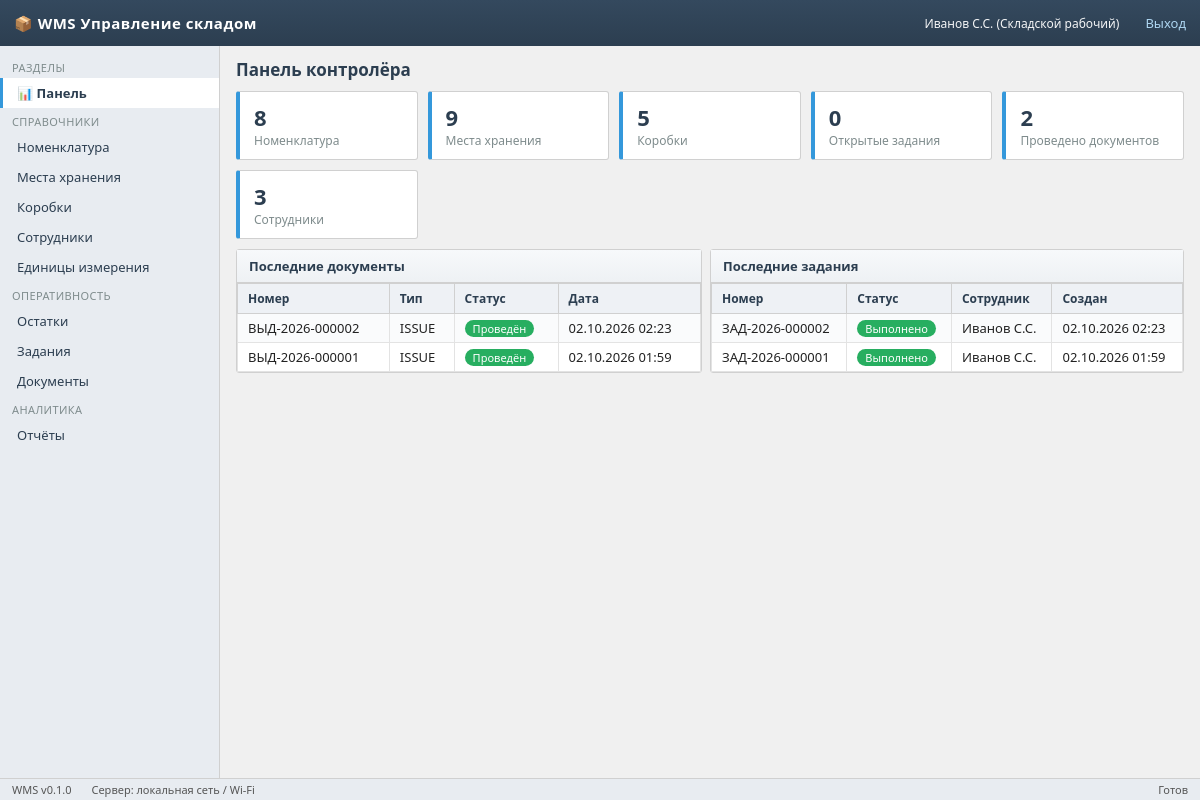
Screenshot of / (signed in) with the database file from the repository.
### app/models/models.py (models this page shows)
class User(Base):
    __tablename__ = "users"
    id: Mapped[int] = mapped_column(primary_key=True)
    username: Mapped[str] = mapped_column(String(64), unique=True, index=True)
    password_hash: Mapped[str] = mapped_column(String(128), default="")
    full_name: Mapped[str] = mapped_column(String(128), default="")
    role: Mapped[str] = mapped_column(String(16), default="worker")  # admin/controller/worker
    pin_code: Mapped[str] = mapped_column(String(8), default="")
    is_active: Mapped[bool] = mapped_column(Boolean, default=True)
    created_at: Mapped[datetime] = mapped_column(DateTime, default=datetime.utcnow)
    employee = relationship("Employee", back_populates="user", uselist=False)

class Document(Base):
    __tablename__ = "documents"
    id: Mapped[int] = mapped_column(primary_key=True)
    number: Mapped[str] = mapped_column(String(32), unique=True, index=True)
    type: Mapped[str] = mapped_column(String(32))  # ISSUE/WRITEOFF/RETURN/MOVE
    task_id: Mapped[int | None] = mapped_column(ForeignKey("tasks.id"), nullable=True)
    status: Mapped[str] = mapped_column(String(16), default="posted")  # draft/posted/cancelled
    created_by: Mapped[int | None] = mapped_column(ForeignKey("users.id"), nullable=True)
    created_at: Mapped[datetime] = mapped_column(DateTime, default=datetime.utcnow)
    posted_at: Mapped[datetime | None] = mapped_column(DateTime, nullable=True)
    task = relationship("Task")

class Task(Base):
    __tablename__ = "tasks"
    id: Mapped[int] = mapped_column(primary_key=True)
    number: Mapped[str] = mapped_column(String(32), unique=True, index=True)
    type: Mapped[str] = mapped_column(String(32), default="mixed")
    status: Mapped[str] = mapped_column(String(16), default="draft", index=True)
    employee_id: Mapped[int | None] = mapped_column(ForeignKey("employees.id"), nullable=True)
    created_by: Mapped[int | None] = mapped_column(ForeignKey("users.id"), nullable=True)
    assigned_device: Mapped[str] = mapped_column(String(64), default="")
    notes: Mapped[str] = mapped_column(Text, default="")
    created_at: Mapped[datetime] = mapped_column(DateTime, default=datetime.utcnow)
    sent_at: Mapped[datetime | None] = mapped_column(DateTime, nullable=True)
    completed_at: Mapped[datetime | None] = mapped_column(DateTime, nullable=True)
    lines = relationship("TaskLine", back_populates="task", cascade="all, delete-orphan",
                         order_by="TaskLine.sort_order")
    employee = relationship("Employee")
    created_by_user = relationship("User")

class Employee(Base):
    __tablename__ = "employees"
    id: Mapped[int] = mapped_column(primary_key=True)
    full_name: Mapped[str] = mapped_column(String(128), index=True)
    position: Mapped[str] = mapped_column(String(128), default="")
    department: Mapped[str] = mapped_column(String(128), default="")
    is_active: Mapped[bool] = mapped_column(Boolean, default=True)
    user_id: Mapped[int | None] = mapped_column(ForeignKey("users.id"), nullable=True)
    created_at: Mapped[datetime] = mapped_column(DateTime, default=datetime.utcnow)
    user = relationship("User", back_populates="employee")

### app/api/web.py (the view)
@router.get("/", response_class=HTMLResponse)
def dashboard(request: Request, db: Session = Depends(get_db)):
    u = current_user(request, db)
    if not u:
        return RedirectResponse("/login", status_code=303)
    stats = {
        "nomenclature": db.query(Nomenclature).count(),
        "locations": db.query(Location).count(),
        "boxes": db.query(Box).count(),
        "tasks_open": db.query(Task).filter(Task.status.in_(["draft", "sent", "in_progress"])).count(),
        "docs": db.query(Document).filter(Document.status == "posted").count(),
        "employees": db.query(Employee).filter(Employee.is_active == True).count(),  # noqa: E712
    }
    recent_docs = db.query(Document).order_by(Document.created_at.desc()).limit(10).all()
    recent_tasks = db.query(Task).order_by(Task.created_at.desc()).limit(10).all()
    return templates.TemplateResponse("dashboard.html",
                                      {"request": request, "user": u, "stats": stats,
                                       "recent_docs": recent_docs, "recent_tasks": recent_tasks,
                                       "app_title": APP_TITLE, "active": "dashboard"})

### app/templates/dashboard.html
{% extends "base.html" %}
{% block content %}
<div class="page-head"><h1>Панель контролёра</h1></div>
<div class="stat-grid mb">
  <div class="stat-card"><div class="v">{{ stats.nomenclature }}</div><div class="t">Номенклатура</div></div>
  <div class="stat-card"><div class="v">{{ stats.locations }}</div><div class="t">Места хранения</div></div>
  <div class="stat-card"><div class="v">{{ stats.boxes }}</div><div class="t">Коробки</div></div>
  <div class="stat-card"><div class="v">{{ stats.tasks_open }}</div><div class="t">Открытые задания</div></div>
  <div class="stat-card"><div class="v">{{ stats.docs }}</div><div class="t">Проведено документов</div></div>
  <div class="stat-card"><div class="v">{{ stats.employees }}</div><div class="t">Сотрудники</div></div>
</div>
<table width="100%" cellspacing="0"><tr valign="top">
<td width="50%" style="padding-right:8px">
  <div class="panel">
    <div class="panel-head">Последние документы</div>
    <table class="grid"><tr><th>Номер</th><th>Тип</th><th>Статус</th><th>Дата</th></tr>
    {% for d in recent_docs %}
      <tr class="clickable" onclick="location='/documents/{{d.id}}'">
        <td>{{ d.number }}</td><td>{{ d.type }}</td>
        <td>{% if d.status=='posted' %}<span class="badge green">Проведён</span>{% elif d.status=='cancelled' %}<span class="badge red">Отменён</span>{% else %}<span class="badge gray">Черновик</span>{% endif %}</td>
        <td>{{ d.posted_at.strftime('%d.%m.%Y %H:%M') if d.posted_at else '' }}</td></tr>
    {% else %}<tr><td colspan="4" class="muted center">Нет данных</td></tr>{% endfor %}
    </table>
  </div>
</td>
<td width="50%">
  <div class="panel">
    <div class="panel-head">Последние задания</div>
    <table class="grid"><tr><th>Номер</th><th>Статус</th><th>Сотрудник</th><th>Создан</th></tr>
    {% for t in recent_tasks %}
      <tr class="clickable" onclick="location='/tasks/{{t.id}}'">
        <td>{{ t.number }}</td>
        <td>{% if t.status=='completed' %}<span class="badge green">Выполнено</span>{% elif t.status=='sent' %}<span class="badge blue">Отправлено</span>{% elif t.status=='in_progress' %}<span class="badge orange">В работе</span>{% elif t.status=='cancelled' %}<span class="badge red">Отменено</span>{% else %}<span class="badge gray">Черновик</span>{% endif %}</td>
        <td>{{ t.employee.full_name if t.employee else '—' }}</td>
        <td>{{ t.created_at.strftime('%d.%m.%Y %H:%M') }}</td></tr>
    {% else %}<tr><td colspan="4" class="muted center">Нет данных</td></tr>{% endfor %}
    </table>
  </div>
</td></tr></table>
{% endblock %}

### app/templates/base.html (shortened to what this page needs)
<!doctype html>
<html lang="ru">
<head>
<link rel="stylesheet" href="/static/wms.css">
</head>
<body>
<div class="topbar">
  <span class="logo">📦 {{ app_title }}</span>
  {% if user %}
    <span class="user">{{ user.full_name or user.username }}
      ({{ {'admin':'Администратор','controller':'Контролёр','worker':'Складской рабочий'}[user.role] }})</span>
    <a href="/logout">Выход</a>
  {% endif %}
</div>
{% if user %}
<nav class="sidebar">
  <div class="section">Разделы</div>
  <a class="nav-item {% if active=='dashboard' %}active{% endif %}" href="/">📊 Панель</a>
  <div class="section">Справочники</div>
  <a class="nav-item {% if active=='nomenclature' %}active{% endif %}" href="/nomenclature">Номенклатура</a>
  <a class="nav-item {% if active=='locations' %}active{% endif %}" href="/locations">Места хранения</a>
  <a class="nav-item {% if active=='boxes' %}active{% endif %}" href="/boxes">Коробки</a>
  <a class="nav-item {% if active=='employees' %}active{% endif %}" href="/employees">Сотрудники</a>
  <a class="nav-item {% if active=='units' %}active{% endif %}" href="/units">Единицы измерения</a>
  <div class="section">Оперативность</div>
  <a class="nav-item {% if active=='stock' %}active{% endif %}" href="/stock">Остатки</a>
  <a class="nav-item {% if active=='tasks' %}active{% endif %}" href="/tasks">Задания</a>
  <a class="nav-item {% if active=='documents' %}active{% endif %}" href="/documents">Документы</a>
  <div class="section">Аналитика</div>
  <a class="nav-item {% if active=='reports' %}active{% endif %}" href="/reports">Отчёты</a>
</nav>
{% endif %}
<main class="main" {% if not user %}style="margin-left:0"{% endif %}>
{% block content %}{% endblock %}
</main>
<div class="statusbar">
  <span>WMS v0.1.0</span>
  <span>Сервер: локальная сеть / Wi-Fi</span>
  <span style="margin-left:auto">{% block status_right %}Готов{% endblock %}</span>
</div>
</body>
</html>

### app/static/wms.css (style rules this page uses)
:root { --bg: #f0f0f0; --panel: #ffffff; --head: #2c3e50; --btn: #3498db; --ok: #27ae60; --danger: #e74c3c; --border: #d0d0d0; }
* { box-sizing: border-box; margin: 0; padding: 0; }
body { font-family: "Segoe UI", Tahoma, Arial, sans-serif; background: var(--bg); color: #222; font-size: 13px; }
a { color: #2471a3; text-decoration: none; }
.topbar { height: 46px; background: linear-gradient(#34495e, #2c3e50); color: #fff; display: flex; align-items: center; padding: 0 14px; gap: 14px; position: fixed; top: 0; left: 0; right: 0; z-index: 100; }
.topbar .logo { font-weight: bold; font-size: 15px; letter-spacing: .5px; }
.topbar .user { font-size: 12px; opacity: .95; }
.topbar a { color: #aed6f1; margin-left: 12px; }
.sidebar { position: fixed; top: 46px; bottom: 22px; left: 0; width: 220px; background: #e8ecf1; border-right: 1px solid var(--border); overflow-y: auto; padding: 8px 0; }
.sidebar .section { padding: 6px 12px 3px; font-size: 11px; color: #7f8c8d; text-transform: uppercase; letter-spacing: .4px; }
.sidebar a.nav-item { display: block; padding: 6px 14px; color: #2c3e50; border-left: 3px solid transparent; }
.sidebar a.nav-item.active { background: #fff; border-left-color: var(--btn); font-weight: 600; }
.main { margin: 46px 0 22px 220px; padding: 12px 16px; }
.page-head { display: flex; align-items: center; gap: 10px; margin-bottom: 10px; }
.page-head h1 { font-size: 17px; color: var(--head); }
.panel { background: var(--panel); border: 1px solid var(--border); border-radius: 3px; margin-bottom: 12px; }
.panel > .panel-head { background: linear-gradient(#f7f9fb, #eef1f4); padding: 7px 12px; border-bottom: 1px solid var(--border); font-weight: 600; color: var(--head); }
table.grid { width: 100%; border-collapse: collapse; }
table.grid th { background: #eef1f5; color: var(--head); text-align: left; padding: 6px 10px; border: 1px solid var(--border); font-size: 12px; white-space: nowrap; }
table.grid td { padding: 5px 10px; border: 1px solid #e3e3e3; vertical-align: top; }
table.grid tr:nth-child(even) td { background: #fafbfc; }
table.grid tr.clickable { cursor: pointer; }
.badge { display: inline-block; padding: 1px 8px; border-radius: 9px; font-size: 11px; color: #fff; background: #95a5a6; white-space: nowrap; }
.badge.green { background: var(--ok); }
.statusbar { position: fixed; bottom: 0; left: 0; right: 0; height: 22px; line-height: 22px; background: #e8ecf1; border-top: 1px solid var(--border); font-size: 11px; color: #555; padding: 0 12px; display: flex; gap: 20px; z-index: 100; }
.stat-grid { display: grid; grid-template-columns: repeat(auto-fill, minmax(170px, 1fr)); gap: 10px; }
.stat-card { background: var(--panel); border: 1px solid var(--border); border-left: 4px solid var(--btn); border-radius: 3px; padding: 10px 14px; }
.stat-card .v { font-size: 22px; font-weight: 700; color: var(--head); }
.stat-card .t { color: #7f8c8d; font-size: 12px; }
.mb { margin-bottom: 10px; }

### rows the page displays
User: full_name "Иванов С.С.", role "Складской рабочий"
Document: number "ВЫД-2026-000002", type "ISSUE", status "Проведён", posted_at "02.10.2026 02:23"
Document: number "ВЫД-2026-000001", type "ISSUE", status "Проведён", posted_at "02.10.2026 01:59"
Task: number "ЗАД-2026-000002", status "Выполнено", employee "Иванов С.С.", created_at "02.10.2026 02:23"
Task: number "ЗАД-2026-000001", status "Выполнено", employee "Иванов С.С.", created_at "02.10.2026 01:59"

### other values shown
{{ app_title }} "WMS Управление складом"
{{ stats.nomenclature }} "8"
{{ stats.locations }} "9"
{{ stats.boxes }} "5"
{{ stats.tasks_open }} "0"
{{ stats.docs }} "2"
{{ stats.employees }} "3"
